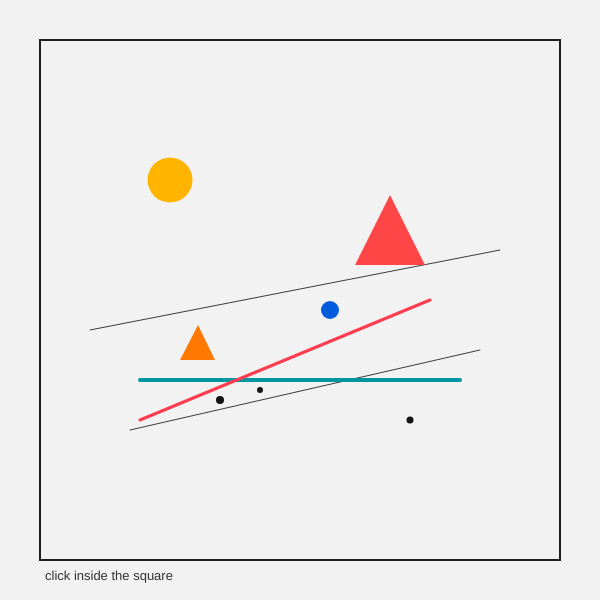
Frame 1 (no input)
Frame 60 (no input): identical to frame 1, image omitted
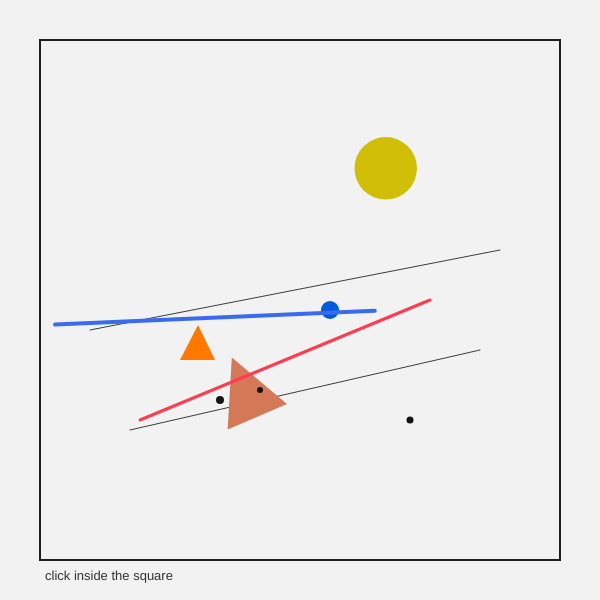
Frame 120 (the mouse pressed at the canvas centre since frame 60)

The p5.js sketch that drew these frames (run headless with seeded random() and noise() and a simulated clock; from frame 60 on, the mouse is pressed at the canvas centre):

// p5.js sketch
// ── sketch.js
let circleX = 170;
let circleY = 180;
let circleSize = 45;

let triangleX = 390;
let triangleY = 230;
let triangleSize = 35;
let triangleAngle = 0;

let lineX = 300;
let lineY = 380;
let lineAngle = 0;

let circleColor;
let triangleColor;
let lineColor;

function setup() {
  let canvas = createCanvas(600, 600);

  // this makes sure clicking the canvas changes the drawing
  canvas.mousePressed(changeComposition);

  circleColor = color(255, 180, 0);
  triangleColor = color(255, 70, 70);
  lineColor = color(0, 150, 160);
}

function draw() {
  background(242);

  // frame
  noFill();
  stroke(30);
  strokeWeight(2);
  rect(40, 40, 520, 520);


  // background line 1
  stroke(60);
  strokeWeight(1);

  line(
    90,
    330,
    500,
    250
  );


  // background line 2
  line(
    130,
    430,
    480,
    350
  );


  // MAIN CIRCLE
  push();

  translate(circleX, circleY);

  noStroke();
  fill(circleColor);

  circle(
    0,
    0,
    circleSize
  );

  pop();


  // SMALL CIRCLE
  noStroke();
  fill(0, 90, 220);

  circle(
    330,
    310,
    18
  );


  // MAIN TRIANGLE
  push();

  translate(triangleX, triangleY);
  rotate(triangleAngle);

  noStroke();
  fill(triangleColor);

  triangle(
    -triangleSize,
    triangleSize,

    triangleSize,
    triangleSize,

    0,
    -triangleSize
  );

  pop();


  // SMALL TRIANGLE
  noStroke();
  fill(255, 120, 0);

  triangle(
    180,
    360,

    215,
    360,

    198,
    325
  );


  // MAIN MOVING LINE
  push();

  translate(lineX, lineY);
  rotate(lineAngle);

  stroke(lineColor);
  strokeWeight(4);

  line(
    -160,
    0,

    160,
    0
  );

  pop();


  // crossing line
  stroke(255, 60, 80);
  strokeWeight(3);

  line(
    140,
    420,

    430,
    300
  );


  // small dots
  noStroke();
  fill(20);

  circle(220, 400, 8);
  circle(260, 390, 6);
  circle(410, 420, 7);


  // instruction
  fill(50);
  textSize(13);

  text(
    "click inside the square",
    45,
    580
  );
}


// THIS FUNCTION RUNS WHEN YOU CLICK
function changeComposition() {

  // move circle
  circleX = random(100, 500);
  circleY = random(100, 430);

  // change circle size
  circleSize = random(25, 75);


  // move triangle
  triangleX = random(120, 480);
  triangleY = random(130, 450);

  // rotate triangle
  triangleAngle = random(-1, 1);

  // change triangle size
  triangleSize = random(25, 55);


  // move line
  lineX = random(170, 430);
  lineY = random(260, 480);

  // rotate line
  lineAngle = random(-0.8, 0.8);


  // change circle color
  circleColor = color(
    random(100, 255),
    random(80, 220),
    random(0, 100)
  );


  // change triangle color
  triangleColor = color(
    random(180, 255),
    random(30, 150),
    random(20, 120)
  );


  // change line color
  lineColor = color(
    random(0, 80),
    random(100, 200),
    random(150, 255)
  );
}
